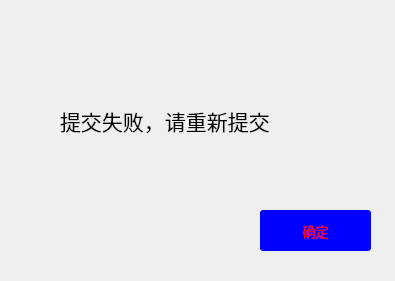
<?xml version="1.0" encoding="UTF-8"?>
<ui version="4.0">
 <class>Submit</class>
 <widget class="QDialog" name="Submit">
  <property name="geometry">
   <rect>
    <x>0</x>
    <y>0</y>
    <width>395</width>
    <height>281</height>
   </rect>
  </property>
  <property name="windowTitle">
   <string>Dialog</string>
  </property>
  <widget class="QLabel" name="label">
   <property name="geometry">
    <rect>
     <x>60</x>
     <y>70</y>
     <width>291</width>
     <height>101</height>
    </rect>
   </property>
   <property name="font">
    <font>
     <family>Arial</family>
     <pointsize>16</pointsize>
    </font>
   </property>
   <property name="styleSheet">
    <string notr="true">QLabel { color : red }。</string>
   </property>
   <property name="text">
    <string>提交失败，请重新提交</string>
   </property>
  </widget>
  <widget class="QPushButton" name="pushButton">
   <property name="geometry">
    <rect>
     <x>260</x>
     <y>210</y>
     <width>111</width>
     <height>41</height>
    </rect>
   </property>
   <property name="font">
    <font>
     <family>Arial</family>
     <pointsize>10</pointsize>
    </font>
   </property>
   <property name="styleSheet">
    <string notr="true">QPushButton { background-color: blue;  border-radius: 3px; color: red; } QPushButton:hover { background-color: rgb(250, 255, 255);}</string>
   </property>
   <property name="text">
    <string>确定</string>
   </property>
  </widget>
 </widget>
 <resources/>
 <connections/>
</ui>
